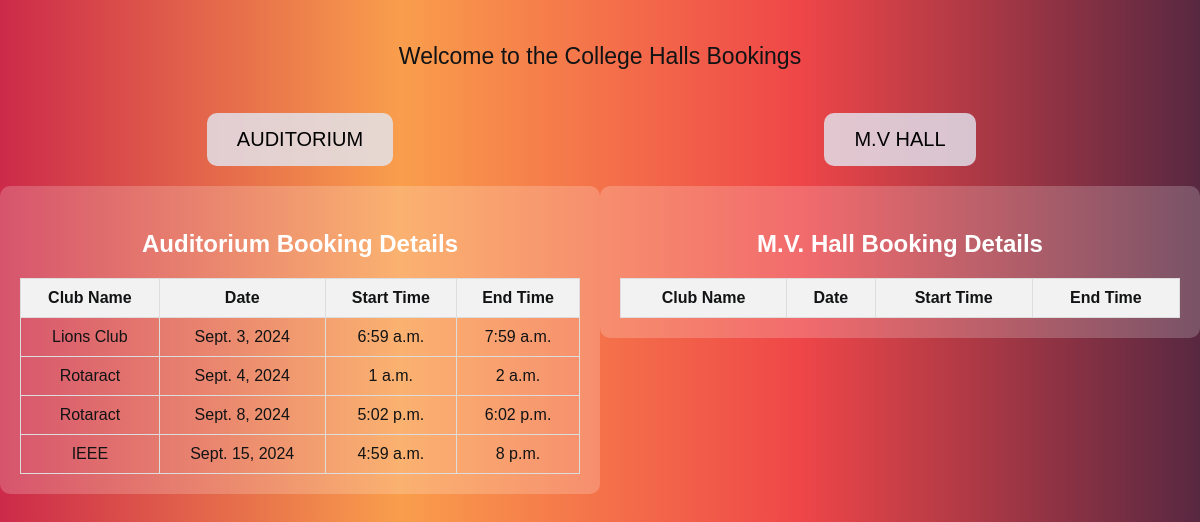
The app's page / (signed in), older data.
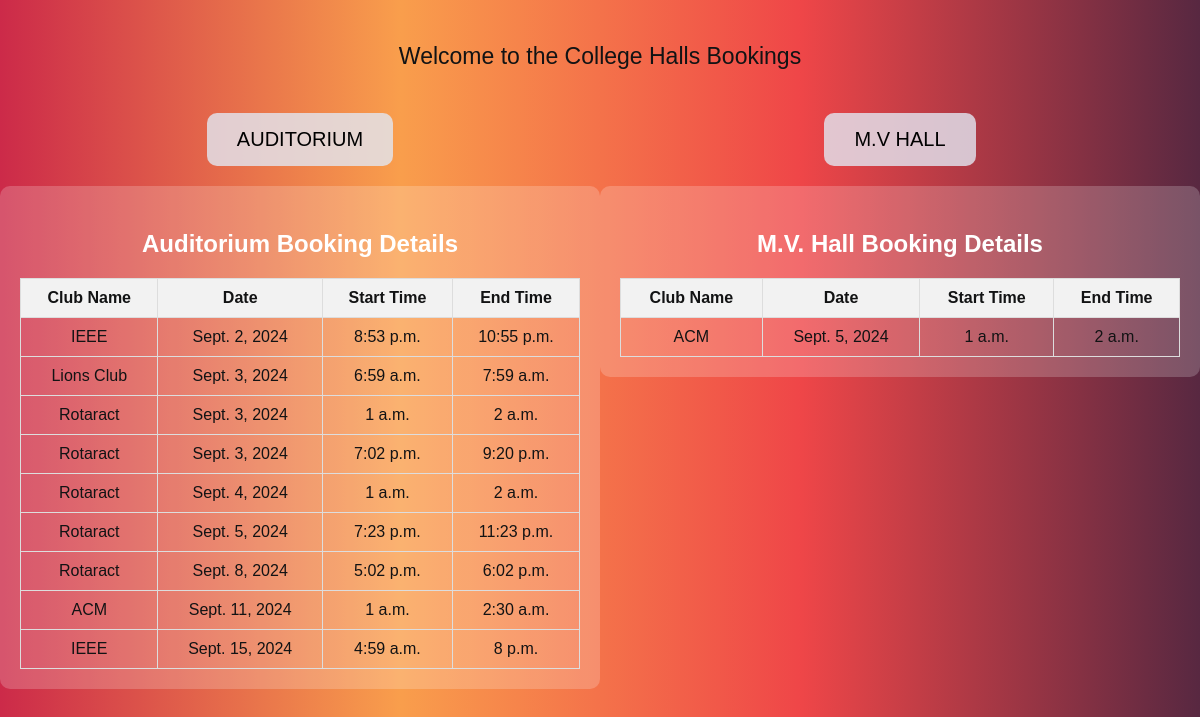
The same page, newer data.
### myapp/models.py (models this page shows, shortened)
class Booking(models.Model):
    club_name = models.CharField(max_length=100)
    date = models.DateField()
    start_time = models.TimeField()
    end_time = models.TimeField()

class MVHallBooking(models.Model):
    club_name = models.CharField(max_length=100)
    date = models.DateField()
    start_time = models.TimeField()
    end_time = models.TimeField()

### myapp/views.py (the view)
# urls.py: 2. Add a URL to urlpatterns:  path('', views.home, name='home')
@login_required
def home(request):
    auditorium_bookings =  Booking.objects.all().order_by('date')
    mvhall_bookings =  MVHallBooking.objects.all().order_by('date')
    context={
        'auditorium_bookings': auditorium_bookings,
        'mvhall_bookings': mvhall_bookings,
    }
    return render(request, 'home.html',context)

### myapp/templates/home.html (shortened to what this page needs)
<!DOCTYPE html>
<html lang="en">
  <head>
    {% load static %}
    <link rel="stylesheet" href="{% static 'style.css' %}" />
  </head>
  <body>
    <div class="heading">
      <p>Welcome to the College Halls Bookings</p>
    </div>
    <div class="container">
      <div class="partition left">
        <a href="{% url 'myapp:audi' %}">
          <button class="btn" id="audibtn">AUDITORIUM</button>
        </a>
        <div class="booking-section">
          <h3>Auditorium Booking Details</h3>
          <table class="booking-table">
            <tr>
              <th>Club Name</th>
              <th>Date</th>
              <th>Start Time</th>
              <th>End Time</th>
            </tr>
            {% for booking in auditorium_bookings %}
            <tr>
              <td>{{ booking.club_name }}</td>
              <td>{{ booking.date }}</td>
              <td>{{ booking.start_time }}</td>
              <td>{{ booking.end_time }}</td>
            </tr>
            {% endfor %}
          </table>
        </div>
      </div>
      <div class="partition right">
        <a href="{% url 'myapp:MVhall' %}">
          <button class="btn" id="MVbtn">M.V HALL</button>
        </a>
        <div class="booking-section">
          <h3>M.V. Hall Booking Details</h3>
          <table class="booking-table">
            <tr>
              <th>Club Name</th>
              <th>Date</th>
              <th>Start Time</th>
              <th>End Time</th>
            </tr>
            {% for booking in mvhall_bookings %}
            <tr>
              <td>{{ booking.club_name }}</td>
              <td>{{ booking.date }}</td>
              <td>{{ booking.start_time }}</td>
              <td>{{ booking.end_time }}</td>
            </tr>
            {% endfor %}
          </table>
        </div>
      </div>
    </div>
  </body>
</html>

### myapp/static/style.css (style rules this page uses)
body { margin: 0; padding: 0; background: linear-gradient(to right, #cc2a49, #f99e4c, #ef4648, #582841); color: #121314; font-family: Arial, sans-serif; }
.container { display: flex; flex-wrap: wrap; height: 100%; min-height: 50vh; }
.partition { flex: 1; display: flex; flex-direction: column; align-items: center; text-align: center; padding: 20px; }
.btn { cursor: pointer; background-color: rgba(227, 232, 243, 0.8); border-radius: 10px; padding: 15px 30px; font-size: 20px; border: none; transition: background-color 0.3s ease; margin-bottom: 20px; }
.heading { text-align: center; font-size: 23px; margin-bottom: 20px; padding-top: 20px; }
.booking-section { background-color: rgba(255, 255, 255, 0.2); padding: 20px; border-radius: 10px; width: 100%; max-width: 800px; }
.booking-section h3 { margin-bottom: 20px; font-size: 24px; color: white; }
.booking-table { width: 100%; border-collapse: collapse; }
.booking-table th, .booking-table td { padding: 10px; border: 1px solid #ddd; }
.booking-table th { background-color: #f2f2f2; }

Row changes from the older to the newer data that the page shows:
added Booking: club_name "IEEE", date "Sept. 2, 2024", start_time "8:53 p.m.", end_time "10:55 p.m."
added Booking: club_name "Rotaract", date "Sept. 3, 2024", start_time "1 a.m.", end_time "2 a.m."
added Booking: club_name "Rotaract", date "Sept. 3, 2024", start_time "7:02 p.m.", end_time "9:20 p.m."
added Booking: club_name "Rotaract", date "Sept. 5, 2024", start_time "7:23 p.m.", end_time "11:23 p.m."
added Booking: club_name "ACM", date "Sept. 11, 2024", start_time "1 a.m.", end_time "2:30 a.m."
added MVHallBooking: club_name "ACM", date "Sept. 5, 2024", start_time "1 a.m.", end_time "2 a.m."
